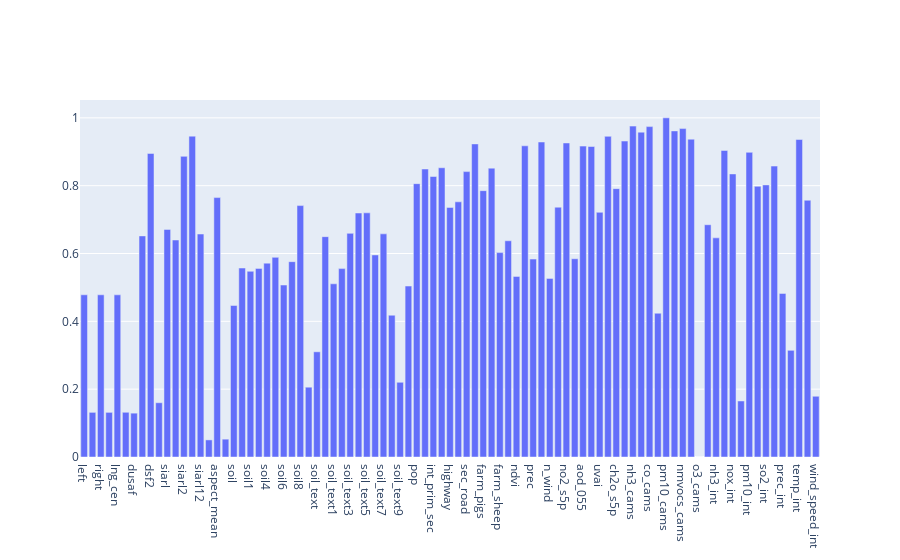

This figure's notebook cell:
### Markdown cell above
### Spearmanr correlation coefficient
The Spearman correlation coefficient is a measure of the monotonicity of the relationship between two datasets.
The algorithm evaluate the index for each feature variable.

### Code cell
score_results['spearmanr'] =m.spearmanr(X, Y, RESULTS_NORMALIZED)

### Figure 1 — Plotly figure (JSON) as saved in the notebook; plotly's stock layout.template omitted (floating-point values rounded to 4 significant figures)
{"data": [{"x": ["left", "bottom", "right", "top", "lng_cen", "lat_cen", "dusaf", "dusafSum", "dsf2", "dsf3", "siarl", "siarlSum", "siarl2", "siarl9", "siarl12", "h_mean", "aspect_mean", "slope_mean", "soil", "soilSum", "soil1", "soil2", "soil4", "soil5", "soil6", "soil7", "soil8", "soil9", "soil_text", "soilTextSum", "soil_text1", "soil_text2", "soil_text3", "soil_text4", "soil_text5", "soil_text6", "soil_text7", "soil_text8", "soil_text9", "soil_text10", "pop", "int_prim", "int_prim_sec", "int_sec", "highway", "prim_road", "sec_road", "farms", "farm_pigs", "farm_poultry", "farm_sheep", "soil_moist", "ndvi", "temp_2m", "prec", "press", "n_wind", "e_wind", "no2_s5p", "so2_s5p", "aod_055", "aod_047", "uvai", "co_s5p", "ch2o_s5p", "o3_s5p", "nh3_cams", "no_cams", "co_cams", "dust_cams", "pm10_cams", "no2_cams", "nmvocs_cams", "so2_cams", "o3_cams", "co_int", "nh3_int", "no2_int", "nox_int", "o3_int", "pm10_int", "pm25_int", "so2_int", "air_hum_int", "prec_int", "rad_glob_int", "temp_int", "wind_dir_int", "wind_speed_int"], "y": [0.4782, 0.1316, 0.4782, 0.1316, 0.4781, 0.1319, 0.1293, 0.6519, 0.8951, 0.1601, 0.6711, 0.6398, 0.8864, 0.9461, 0.6574, 0.05043, 0.7649, 0.0526, 0.4467, 0.5572, 0.5476, 0.5562, 0.5716, 0.5887, 0.5071, 0.5759, 0.7413, 0.2058, 0.3102, 0.6497, 0.5107, 0.5555, 0.6594, 0.7194, 0.7199, 0.5958, 0.6579, 0.418, 0.2203, 0.504, 0.806, 0.8492, 0.8271, 0.8529, 0.7359, 0.7524, 0.8415, 0.9232, 0.7853, 0.8517, 0.6026, 0.6375, 0.5325, 0.9175, 0.5836, 0.9287, 0.5266, 0.7366, 0.9259, 0.5845, 0.9167, 0.9155, 0.7214, 0.9455, 0.7913, 0.9315, 0.9757, 0.9578, 0.9741, 0.4239, 1.0, 0.9615, 0.9684, 0.937, 0.0, 0.6849, 0.6461, 0.9039, 0.8346, 0.1651, 0.8983, 0.7982, 0.8023, 0.8578, 0.4823, 0.3146, 0.9361, 0.7571, 0.1791], "type": "bar"}], "layout": {}}
